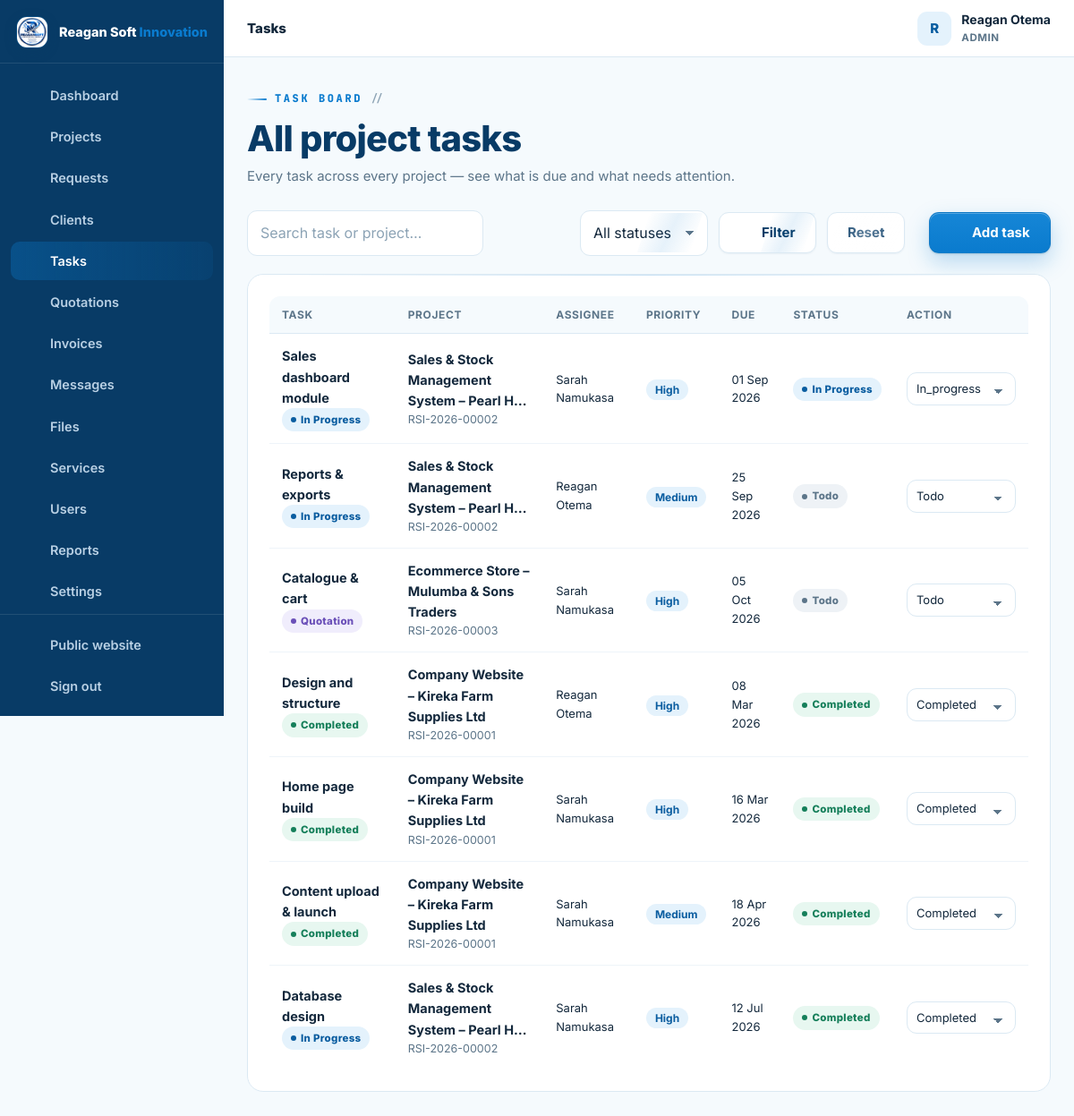
Page /admin/tasks.php (signed in) on the earlier database version.
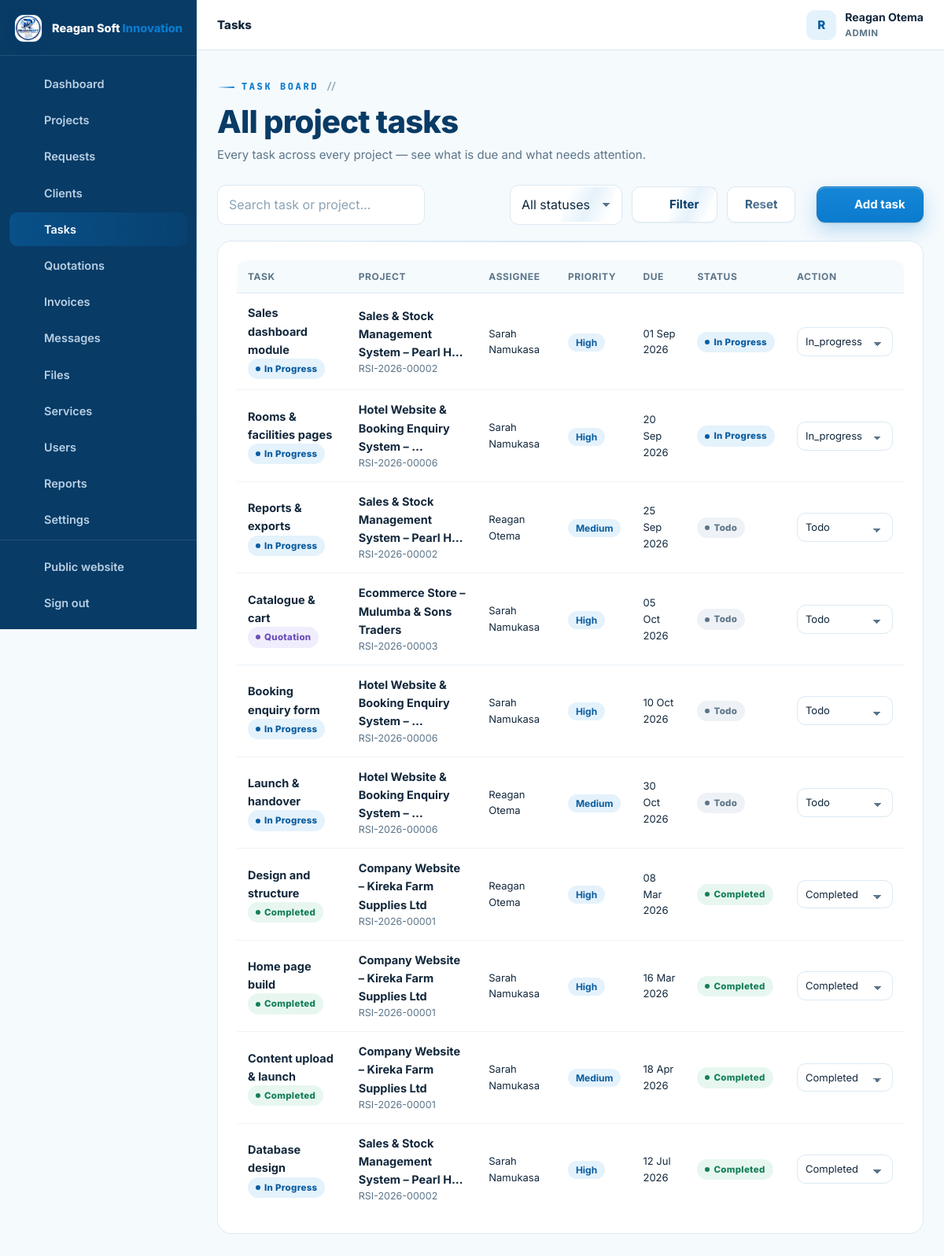
Same page on the later database version.
### tables this page shows
CREATE TABLE IF NOT EXISTS users (
  id INT UNSIGNED AUTO_INCREMENT PRIMARY KEY,
  full_name VARCHAR(150) NOT NULL,
  email VARCHAR(190) NOT NULL UNIQUE,
  phone VARCHAR(40) NULL,
  password_hash VARCHAR(255) NOT NULL,
  role ENUM('admin','staff','client') NOT NULL DEFAULT 'client',
  company VARCHAR(190) NULL,
  address VARCHAR(255) NULL,
  avatar VARCHAR(255) NULL,
  active TINYINT(1) NOT NULL DEFAULT 1,
  failed_logins INT UNSIGNED NOT NULL DEFAULT 0,
  locked_until DATETIME NULL,
  last_login_at DATETIME NULL,
  created_at TIMESTAMP DEFAULT CURRENT_TIMESTAMP,
  updated_at TIMESTAMP DEFAULT CURRENT_TIMESTAMP ON UPDATE CURRENT_TIMESTAMP,
  INDEX idx_users_role (role),
  INDEX idx_users_active (active)
);

CREATE TABLE IF NOT EXISTS project_tasks (
  id INT UNSIGNED AUTO_INCREMENT PRIMARY KEY,
  project_id INT UNSIGNED NOT NULL,
  assigned_to INT UNSIGNED NULL,
  title VARCHAR(190) NOT NULL,
  description TEXT NULL,
  status ENUM('TODO','IN_PROGRESS','REVIEW','COMPLETED') NOT NULL DEFAULT 'TODO',
  progress TINYINT UNSIGNED NOT NULL DEFAULT 0,
  priority ENUM('low','medium','high') NOT NULL DEFAULT 'medium',
  start_date DATE NULL,
  due_date DATE NULL,
  created_by INT UNSIGNED NULL,
  created_at TIMESTAMP DEFAULT CURRENT_TIMESTAMP,
  updated_at TIMESTAMP DEFAULT CURRENT_TIMESTAMP ON UPDATE CURRENT_TIMESTAMP,
  FOREIGN KEY (project_id) REFERENCES projects(id) ON DELETE CASCADE,
  FOREIGN KEY (assigned_to) REFERENCES users(id) ON DELETE SET NULL,
  FOREIGN KEY (created_by) REFERENCES users(id) ON DELETE SET NULL,
  INDEX idx_tasks_project (project_id),
  INDEX idx_tasks_status (status),
  INDEX idx_tasks_assigned (assigned_to)
);

CREATE TABLE IF NOT EXISTS projects (
  id INT UNSIGNED AUTO_INCREMENT PRIMARY KEY,
  ref_no VARCHAR(30) NOT NULL UNIQUE,                
  client_id INT UNSIGNED NOT NULL,
  service_id INT UNSIGNED NULL,
  assigned_to INT UNSIGNED NULL,                     
  title VARCHAR(190) NOT NULL,
  description TEXT NOT NULL,
  requirements TEXT NULL,
  budget DECIMAL(14,2) NULL,
  priority ENUM('low','normal','high','urgent') NOT NULL DEFAULT 'normal',
  status ENUM('NEW','REVIEWING','QUOTATION','APPROVED','IN_PROGRESS','WAITING_FOR_CLIENT','TESTING','COMPLETED','CANCELLED') NOT NULL DEFAULT 'NEW',
  progress TINYINT UNSIGNED NOT NULL DEFAULT 0,
  deadline DATE NULL,
  started_at DATETIME NULL,
  completed_at DATETIME NULL,
  submitted_at TIMESTAMP DEFAULT CURRENT_TIMESTAMP,
  updated_at TIMESTAMP DEFAULT CURRENT_TIMESTAMP ON UPDATE CURRENT_TIMESTAMP,
  FOREIGN KEY (client_id) REFERENCES users(id) ON DELETE CASCADE,
  FOREIGN KEY (service_id) REFERENCES services(id) ON DELETE SET NULL,
  FOREIGN KEY (assigned_to) REFERENCES users(id) ON DELETE SET NULL,
  INDEX idx_projects_client (client_id),
  INDEX idx_projects_status (status),
  INDEX idx_projects_assigned (assigned_to),
  INDEX idx_projects_service (service_id)
);

### config/config.php (called while the page is built, shortened)
<?php
function db(): PDO {
    static $pdo = null;
    if ($pdo === null) {
        try {
            $pdo = new PDO(
                'mysql:host=' . DB_HOST . ';dbname=' . DB_NAME . ';charset=utf8mb4',
                DB_USER,
                DB_PASS,
                [
                    PDO::ATTR_ERRMODE            => PDO::ERRMODE_EXCEPTION,
                    PDO::ATTR_DEFAULT_FETCH_MODE => PDO::FETCH_ASSOC,
                    PDO::ATTR_EMULATE_PREPARES   => false,
                    PDO::ATTR_STRINGIFY_FETCHES  => false,
                    PDO::ATTR_TIMEOUT            => 5,
                    PDO::MYSQL_ATTR_INIT_COMMAND => "SET time_zone = '+03:00', NAMES utf8mb4 COLLATE utf8mb4_unicode_ci",
                ]
            );
        } catch (PDOException $e) {
            db_connection_failed($e);
        }
    }
    return $pdo;
}
function e(mixed $value): string {
    return htmlspecialchars((string)($value ?? ''), ENT_QUOTES, 'UTF-8');
}
function flash(string $key, ?string $value = null): ?string {
    $msg = $_SESSION['flash'][$key] ?? null;
    return $msg;
}
function app_url(string $path = ''): string {
    return APP_URL . ($path === '' ? '' : '/' . ltrim($path, '/'));
}
function current_user(): ?array {
    static $user = false;
    if ($user === false) {
        if (empty($_SESSION['user_id'])) {
            $user = null;
        } else {
            $st = db()->prepare('SELECT * FROM users WHERE id = ? AND active = 1 LIMIT 1');
            $st->execute([(int)$_SESSION['user_id']]);
            $user = $st->fetch() ?: null;
        }
    }
    return $user;
}
function is_logged_in(): bool {
    return current_user() !== null;
}
function user_role(): ?string {
    $u = current_user();
    return $u['role'] ?? null;
}
function require_login(): void {
    if (!is_logged_in()) {
        $_SESSION['intended'] = $_SERVER['REQUEST_URI'] ?? '';
        flash('error', 'Please sign in to continue.');
        redirect(app_url('login.php'));
    }
}
function require_staff(): void {
    require_login();
}
require_once __DIR__ . '/../inc/functions.php';

### admin/tasks.php (the view, shortened to what this page needs)
<?php
require __DIR__ . '/../config/config.php';
require_staff();
$pdo = db();
$st = $_GET['status'] ?? '';
$q  = trim($_GET['q'] ?? '');
$page = max(1, (int)($_GET['page'] ?? 1));
$perPage = 15;
$where = ['1=1'];
$params = [];
$whereSql = implode(' AND ', $where);
$count = $pdo->prepare("SELECT COUNT(*) c FROM project_tasks t JOIN projects p ON p.id = t.project_id WHERE $whereSql");
$count->execute($params);
$pg = paginate((int)$count->fetch()['c'], $perPage, $page);
$sql = "SELECT t.*, p.title AS project_title, p.ref_no, p.status AS project_status, p.client_id, a.full_name AS assignee_name
        FROM project_tasks t
        JOIN projects p ON p.id = t.project_id
        LEFT JOIN users a ON a.id = t.assigned_to
        WHERE $whereSql
        ORDER BY (t.status = 'COMPLETED') ASC, t.due_date IS NULL ASC, t.due_date ASC, t.created_at DESC
        LIMIT $perPage OFFSET {$pg['offset']}";
$stm = $pdo->prepare($sql); $stm->execute($params);
$tasks = $stm->fetchAll();
dashboard_head(['title' => 'Tasks', 'active' => 'tasks', 'crumb' => 'Tasks']);
?>
<div class="dash-head">
  <div>
    <span class="eyebrow">Task board</span>
    <h2>All project tasks</h2>
    <p class="sub">Every task across every project — see what is due and what needs attention.</p>
  </div>
</div>
<form class="toolbar" method="get" action="tasks.php">
  <div class="field" style="margin:0;flex-grow:1;max-width:360px">
    <input class="input" id="q" name="q" type="search" placeholder="Search task or project…" value="<?= e($q) ?>">
  </div>
  <div class="field" style="margin:0"><label class="visually-hidden" for="status">Status</label>
    <select class="select" id="status" name="status">
      <option value="">All statuses</option>
    </select>
  </div>
  <button class="btn btn-ghost" type="submit"><?= icon('search') ?> Filter</button>
  <a class="btn btn-ghost" href="tasks.php">Reset</a>
  <button class="btn btn-primary" type="button" data-modal-open="add-task-modal" style="margin-left:auto"><?= icon('plus') ?> Add task</button>
</form>
<section class="panel">
  <?php if ($tasks): ?>
    <div class="table-wrap">
      <table class="table">
        <thead><tr><th>Task</th><th>Project</th><th>Assignee</th><th>Priority</th><th>Due</th><th>Status</th><th>Action</th></tr></thead>
        <tbody>
          <?php foreach ($tasks as $t): ?>
            <tr>
              <td><span class="row-title"><?= e($t['title']) ?></span><div class="row-sub"><?= status_badge($t['project_status']) ?></div></td>
              <td><a class="row-title" href="<?= app_url('admin/project.php?id=' . (int)$t['project_id'] . '&tab=tasks') ?>"><?= e(truncate($t['project_title'], 42)) ?></a><div class="row-sub"><?= e($t['ref_no']) ?></div></td>
              <td class="small"><?= e($t['assignee_name'] ?? 'Unassigned') ?></td>
              <td><span class="tag"><?= e(ucfirst($t['priority'])) ?></span></td>
              <td class="small"><?= $t['due_date'] ? fmt_date($t['due_date']) : '—' ?></td>
              <td><?= status_badge($t['status']) ?></td>
              <td style="min-width:150px">
                <form method="post" style="display:flex;gap:6px;align-items:center">
                  <select class="select" name="status" onchange="this.form.submit()" style="padding:7px 30px 7px 10px;font-size:13px">
                    <?php foreach (['TODO', 'IN_PROGRESS', 'REVIEW', 'COMPLETED'] as $s): ?><option value="<?= $s ?>" <?= $t['status'] === $s ? 'selected' : '' ?>><?= e(ucwords(strtolower($s))) ?></option><?php endforeach; ?>
                  </select>
                </form>
              </td>
            </tr>
          <?php endforeach; ?>
        </tbody>
      </table>
    </div>
  <?php else: ?>
    <div class="empty"><?= icon('list') ?><h4>No tasks found</h4><p><?= ($q || $st) ? 'No tasks match your filters.' : 'No tasks yet. Create one above or inside a project.' ?></p></div>
  <?php endif; ?>
</section>
<?php dashboard_footer(); ?>

### inc/layout.php (shortened to what this page needs)
<?php
function dashboard_nav_items(): array {
    $role = user_role();
    $client = [
        ['dashboard', 'Dashboard', app_url('client/index.php'), 'dashboard'],
        ['projects', 'My Projects', app_url('client/projects.php'), 'folder'],
        ['request', 'New Request', app_url('client/request.php'), 'plus'],
        ['messages', 'Messages', app_url('client/messages.php'), 'chat'],
        ['files', 'Files', app_url('client/files.php'), 'file'],
        ['notifications', 'Notifications', app_url('client/notifications.php'), 'bell'],
        ['profile', 'Profile', app_url('client/profile.php'), 'user'],
    ];
    $staff = [
        ['dashboard', 'Dashboard', app_url('admin/index.php'), 'dashboard'],
        ['projects', 'Projects', app_url('admin/projects.php'), 'folder'],
        ['requests', 'Requests', app_url('admin/requests.php'), 'inbox'],
        ['clients', 'Clients', app_url('admin/clients.php'), 'users'],
        ['tasks', 'Tasks', app_url('admin/tasks.php'), 'list'],
        ['quotations', 'Quotations', app_url('admin/quotations.php'), 'doc'],
        ['invoices', 'Invoices', app_url('admin/invoices.php'), 'money'],
        ['messages', 'Messages', app_url('admin/messages.php'), 'chat'],
        ['files', 'Files', app_url('admin/files.php'), 'file'],
    ];
    if ($role === 'admin') {
        $staff = array_merge($staff, [
            ['services', 'Services', app_url('admin/services.php'), 'globe'],
            ['users', 'Users', app_url('admin/users.php'), 'users'],
            ['reports', 'Reports', app_url('admin/reports.php'), 'chart'],
            ['settings', 'Settings', app_url('admin/settings.php'), 'settings'],
            ['audit', 'Audit Logs', app_url('admin/audit.php'), 'search'],
        ]);
    }
    return $role === 'client' ? $client : $staff;
}
function dashboard_head(array $page = []): void {
    $user = current_user();
    $role = user_role();
    $items = dashboard_nav_items();
    $active = $page['active'] ?? '';
    $loginUrl = $role === 'client' ? app_url('client/index.php') : app_url('admin/index.php');
    ?>
<!doctype html>
<html lang="en">
<head>
<link rel="stylesheet" href="<?= app_url('assets/css/style.css') ?>">
<link rel="stylesheet" href="<?= app_url('assets/css/tech.css') ?>">
</head>
<body class="dash-body">
<div class="dash-layout">
  <aside class="sidebar" id="sidebar" aria-label="Portal navigation">
    <div class="sidebar-brand">
      <a class="brand" href="<?= $loginUrl ?>">
        <img src="<?= app_url('assets/img/reagansoftinnovation-logo.jpeg') ?>" alt="" width="38" height="38">
        <span class="brand-text">Reagan Soft <b>Innovation</b></span>
      </a>
    </div>
    <nav class="side-nav">
      <?php foreach ($items as $it): ?>
        <a href="<?= e($it[2]) ?>" class="<?= $active === $it[0] ? 'active' : '' ?>">
          <?= icon($it[3]) ?><span><?= e($it[1]) ?></span>
        </a>
      <?php endforeach; ?>
    </nav>
    <div class="side-bottom">
      <a href="<?= app_url($role !== 'client' ? 'index.php' : 'index.php') ?>"><?= icon('globe') ?><span>Public website</span></a>
      <a href="<?= app_url('logout.php') ?>"><?= icon('logout') ?><span>Sign out</span></a>
    </div>
  </aside>
  <div class="dash-shell">
    <header class="dash-topbar">
      <div class="dash-topbar-title">
        <span class="dash-crumb"><?= e($page['crumb'] ?? 'Portal') ?></span>
      </div>
      <div class="dash-topbar-right">
        <div class="user-chip">
          <span class="user-avatar"><?= e(mb_strtoupper(mb_substr($user['full_name'] ?? '?', 0, 1))) ?></span>
          <div class="user-meta">
            <strong><?= e($user['full_name'] ?? '') ?></strong>
            <small><?= e(mb_strtoupper($role)) ?></small>
          </div>
        </div>
      </div>
    </header>
    <main class="dash-main" id="main">
<?php
}
function dashboard_footer(): void {
    ?>
    </main>
  </div>
</div>
</body>
</html>
<?php
}

### inc/functions.php (shortened to what this page needs)
<?php
function fmt_date(?string $date, string $format = 'd M Y'): string {
    $ts = strtotime($date);
    return $ts ? date($format, $ts) : '—';
}
function truncate(string $text, int $length = 90): string {
    return mb_strimwidth($text, 0, $length, '…');
}
function status_badge(string $status): string {
    $class = [
        'NEW' => 'blue', 'REVIEWING' => 'sky', 'QUOTATION' => 'violet',
        'APPROVED' => 'cyan', 'IN_PROGRESS' => 'blue', 'WAITING_FOR_CLIENT' => 'amber',
        'TESTING' => 'violet', 'COMPLETED' => 'green', 'CANCELLED' => 'red',
        'TODO' => 'gray', 'REVIEW' => 'violet',
        'draft' => 'gray', 'sent' => 'blue', 'accepted' => 'green', 'rejected' => 'red', 'expired' => 'amber', 'cancelled' => 'red',
        'paid' => 'green', 'partially_paid' => 'amber', 'overdue' => 'red',
        'active' => 'green', 'inactive' => 'red',
        'read' => 'gray', 'unread' => 'blue',
    ];
    $label = ucwords(str_replace('_', ' ', strtolower((string)$status)));
    return '<span class="badge ' . ($class[$status] ?? 'gray') . '">' . e($label) . '</span>';
}
function paginate(int $total, int $perPage, int $page): array {
    $totalPages = max(1, (int)ceil($total / max(1, $perPage)));
    $page = max(1, min($totalPages, $page));
    $offset = ($page - 1) * $perPage;
    return ['totalPages' => $totalPages, 'page' => $page, 'offset' => $offset];
}
function icon(string $name, string $class = ''): string {
    $path = $paths[$name] ?? $paths['code-s'];
    $cls = $class !== '' ? ' class="' . e($class) . '"' : '';
    return '<svg' . $cls . ' viewBox="0 0 24 24" fill="none" stroke="currentColor" stroke-width="1.8" stroke-linecap="round" stroke-linejoin="round" aria-hidden="true">' . $path . '</svg>';
}
require_once __DIR__ . '/layout.php';

### assets/css/tech.css (style rules this page uses)
:root { --font-disp: 'Space Grotesk', 'Inter', system-ui, -apple-system, sans-serif; --font-mono: 'JetBrains Mono', 'SFMono-Regular', Consolas, 'Liberation Mono', monospace; --pg: #0a7bce; --pgl: #8fd8ff; --grid: rgba(10, 123, 206, .09); --grid-lg: rgba(10, 123, 206, .16); --grid-dk: rgba(143, 216, 255, .12); --grid-dk-lg: rgba(143, 216, 255, .22); }
.eyebrow { font-family: var(--font-mono); letter-spacing: 2.6px; display: inline-flex; align-items: center; gap: 9px; }
.eyebrow::before { content: ''; width: 22px; height: 2px; background: linear-gradient(90deg, transparent, var(--pg)); border-radius: 2px; }
.eyebrow::after { content: '//'; color: var(--faint); letter-spacing: 0; font-weight: 600; }
.btn { will-change: transform; }
.btn::after { content: ''; position: absolute; top: 0; left: -80%; width: 55%; height: 100%; background: linear-gradient(100deg, transparent, rgba(255,255,255,.36), transparent); transform: skewX(-18deg); transition: left .5s ease; pointer-events: none; }
.btn-ghost::after, .btn-outline::after { background: linear-gradient(100deg, transparent, rgba(10,123,206,.10), transparent); }
.btn svg { flex-shrink: 0; }
.panel { position: relative; }
.panel::after { content: ''; position: absolute; top: 0; left: 18px; right: 18px; height: 1px; background: linear-gradient(90deg, transparent, rgba(10,123,206,.22), transparent); border-radius: 1px; }
.sidebar::after { content: ''; position: absolute; right: 0; top: 8%; bottom: 8%; width: 1px; background: linear-gradient(180deg, transparent, rgba(143,216,255,.28), transparent); }
.side-nav a { position: relative; }
.side-nav a.active { background: linear-gradient(90deg, rgba(10,123,206,.34), rgba(10,123,206,.10)); color: #fff; }

Differences in the rows shown:
added project_tasks: title "Rooms & facilities pages", project.status "In Progress In Progress", project.title "Hotel Website & Booking Enquiry System – …", project.ref_no "RSI-2026-00006", assigned_to.full_name "Sarah Namukasa", priority "High", due_date "20 Sep 2026", status "In_progress"
added project_tasks: title "Booking enquiry form", project.status "In Progress Todo", project.title "Hotel Website & Booking Enquiry System – …", project.ref_no "RSI-2026-00006", assigned_to.full_name "Sarah Namukasa", priority "High", due_date "10 Oct 2026", status "Todo"
added project_tasks: title "Launch & handover", project.status "In Progress Todo", project.title "Hotel Website & Booking Enquiry System – …", project.ref_no "RSI-2026-00006", assigned_to.full_name "Reagan Otema", priority "Medium", due_date "30 Oct 2026", status "Todo"
